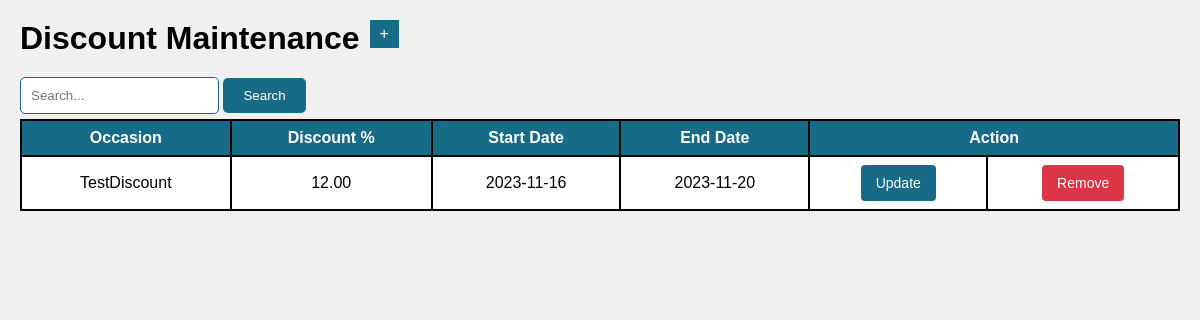
/discountmaintenance.php, run on the app's committed database.
### tables this page shows
CREATE TABLE `occdiscounts` (
  `id` int(11) NOT NULL,
  `mnt_occasion` varchar(255) NOT NULL,
  `mnt_discount` decimal(11,2) NOT NULL,
  `mnt_start` date NOT NULL,
  `mnt_end` date NOT NULL
);

### discountmaintenance.php (the view, shortened to what this page needs)
<!DOCTYPE html>
<html lang="en">
<head>
    <link rel="stylesheet" type="text/css" href="discountmaintenance.css">
</head>
<body>
    <div class="header">
        <h1>Discount Maintenance</h1>
        <a href="discountmaintenanceAdd.php"><button class="add-button" type="button">+</button></a>
    </div>
    <form class="search-form">
        <input type="search" name="search" placeholder="Search...">
        <button type="submit">Search</button>
    </form>
    <table class="content-table">
        <thead>
            <tr>
                <th>Occasion</th>
                <th>Discount %</th>
                <th>Start Date</th>
                <th>End Date</th>
                <th colspan="2" class="action-header">Action</th>
            </tr>
        </thead>
        <tbody>
            <?php
                include("PhpCon.php");
                $query = "SELECT id, mnt_occasion, mnt_discount, mnt_start, mnt_end FROM occdiscounts";
                $result = $conn->query($query);
                if ($result->num_rows > 0) {
                    while ($row = $result->fetch_assoc()) {
                        echo "<tr>";
                        echo '<td contenteditable="true" class="editable" data-id="' . $row["id"] . '">' . $row["mnt_occasion"] . '</td>';
                        echo '<td contenteditable="true" class="editable" data-id="' . $row["id"] . '">' . $row["mnt_discount"] . '</td>';
                        echo '<td contenteditable="true" class="editable" data-id="' . $row["id"] . '">' . $row["mnt_start"] . '</td>';
                        echo '<td contenteditable="true" class="editable" data-id="' . $row["id"] . '">' . $row["mnt_end"] . '</td>';
                        echo '<td><a href="discountmaintenanceUp.php?id=' . $row["id"] . '"><button class="action-button update-button">Update</button></a></td>';
                        echo '<td><button class="action-button remove-button" onclick="deleteRow(' . $row["id"] . ')">Remove</button></td>';
                        echo "</tr>";
                    }
                } else {
                    echo "<tr><td colspan='6'>No data available</td></tr>";
                }
            ?>
        </tbody>
    </table>
</body>
</html>

### discountmaintenance.css (style rules this page uses)
body, h1, button { margin: 0; padding: 0; }
body { font-family: Arial, sans-serif; background-color: #f0f0f0; padding: 20px; }
.header { display: flex; text-align: left; color: black; margin-bottom: 20px; }
.add-button { padding: 5px 10px; margin-left: 10px; background-color: #176B87; border: #f0f0f0; color: white; font-size: 16px; text-decoration: none; }
.content-table { margin-top: 5px; width: 100%; border-collapse: collapse; background-color: white; border: 2px solid black; }
.content-table th, .content-table td { border: 1px solid #ccc; padding: 8px; text-align: center; border: 2px solid black; }
.content-table th { background-color: #176B87; color: white; }
.search-form input[type="search"] { padding: 10px; border: 1px solid #176B87; border-radius: 5px; }
.search-form button[type="submit"] { padding: 10px 20px; background-color: #176B87; color: white; border: none; border-radius: 5px; cursor: pointer; }
.action-button { background-color: #007bff; border: none; color: #fff; font-size: 14px; cursor: pointer; padding: 10px 15px; text-decoration: none; border-radius: 4px; display: inline-block; }
.update-button { background-color: #176B87; }
.remove-button { background-color: #dc3545; }

### data on the page
occdiscounts: mnt_occasion "TestDiscount", mnt_discount "12.00", mnt_start "2023-11-16", mnt_end "2023-11-20"
